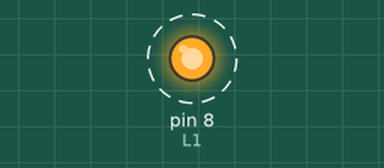
Simulated run of this sketch. Board: Arduino Uno, built with avr-gcc and run on an emulated ATmega328P. On the bench: output pins drawn as LEDs (lit = HIGH). Dashed ring = blinking.

Above: at 0.5 s.
Timing chart, 0 to 4.6 s (numbered marks = the images above):
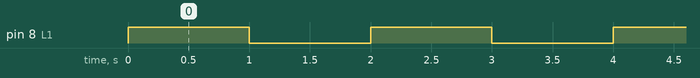

The sketch:

ledTest.ino
```cpp
const int L1 = 8;

void setup() {
  // put your setup code here, to run once:
  Serial.begin(9600);
  pinMode(L1, OUTPUT); //Setup for LED
}

void loop() {
  // put your main code here, to run repeatedly:
  digitalWrite(L1, HIGH);
  delay(1000);
  digitalWrite(L1, LOW);
  delay(1000);
}
```

Measured:
- by itself, pin 8 (L1): alternates HIGH for 1.0 s and LOW for 1.0 s
